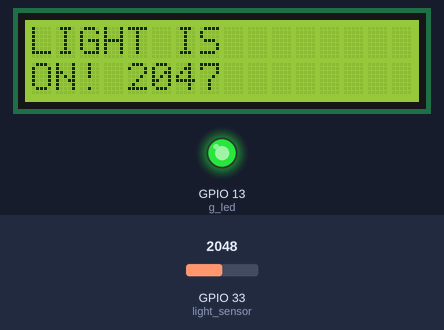
A program run on a simulated ESP32 board running MicroPython. Shown: 16×2 character LCD, output pins drawn as LEDs (lit = HIGH). The test bench sets the inputs (shaded band); at power-on: GPIO 33 (light_sensor) = 2048 (analog values on the 0–4095 scale). Library files of the repository ran but are not shown: i2c_lcd.py; what the program prints to the serial console is not drawn.

Above: at 1.2 s.
1.3 s: GPIO 33 (light_sensor) set to 1953
At 2.8 s:
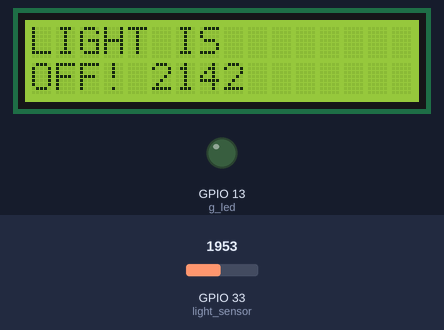
4.3 s: GPIO 33 (light_sensor) set to 2040
At 5.8 s:
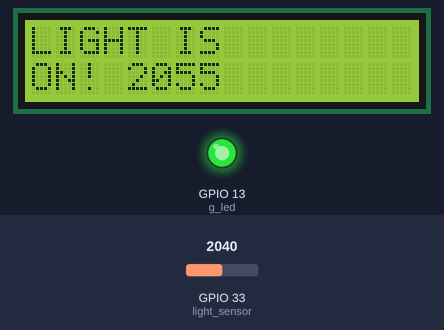
7.3 s: GPIO 33 (light_sensor) set to 2047
At 8.6 s:
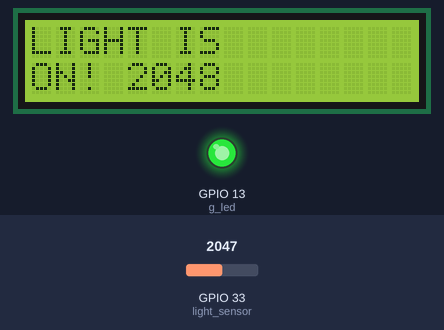
Timing chart, 0 to 10.3 s (numbered marks = the images above; inputs shaded):
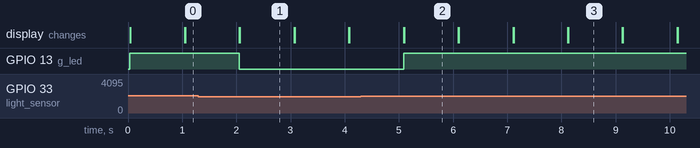

The program:

511_RK_assignment_1_3.py
```python
# Rebecca Martens and Kavin Bhuvan
from time import sleep_ms
import utime
from machine import Pin, ADC, I2C
import i2c_lcd

display = I2C(0, scl=Pin(25), sda=Pin(26))
devices = display.scan()
print(devices)

light_sensor = ADC(Pin(33))
light_sensor.ATTN_11DB

lcd = i2c_lcd.I2cLcd(display, 0x27, 2, 16)
g_led = Pin(13, Pin.OUT)
g_led.value(0)

while True:
    if light_sensor.read() > 2000:
        g_led.value(1)
        lcd.move_to(0,0)
        lcd.clear()
        lcd.putstr('LIGHT IS')
        lcd.move_to(0,1)
        lcd.putstr('ON! %d' % (4095 - light_sensor.read()))
        utime.sleep(1)
    else:
        g_led.value(0)
        lcd.move_to(0,0)
        lcd.clear()
        lcd.putstr('LIGHT IS')
        lcd.move_to(0,1)
        lcd.putstr('OFF! %d' % (4095 - light_sensor.read()))
        utime.sleep(1)

    
```

Measured:
- the behaviour switches between 2001 and 2000 on GPIO 33 (light_sensor) (found by bisection; images 0 and 1)
- after the input at 1.3 s, GPIO 13 (g_led): HIGH → LOW after 0.76 s; the display: first differs from a run without the input after 0.77 s (image 1)
- after the input at 4.3 s, GPIO 13 (g_led): LOW → HIGH after 0.79 s; the display: first differs from a run without the input after 0.80 s (image 2)
- after the input at 7.3 s, the display: first differs from a run without the input after 0.83 s (image 3)
- what the display in image 1 shows lasts 1.0 s, from 2.1 s to 3.1 s
